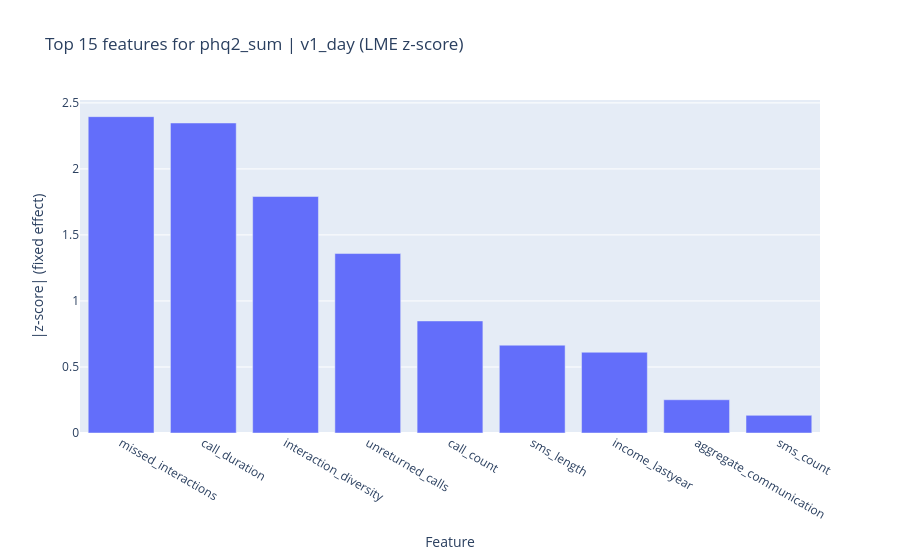
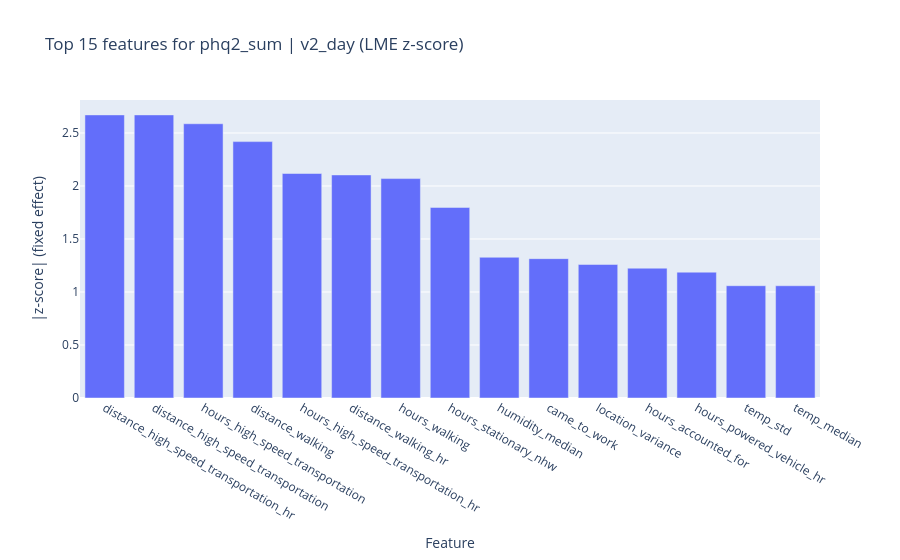
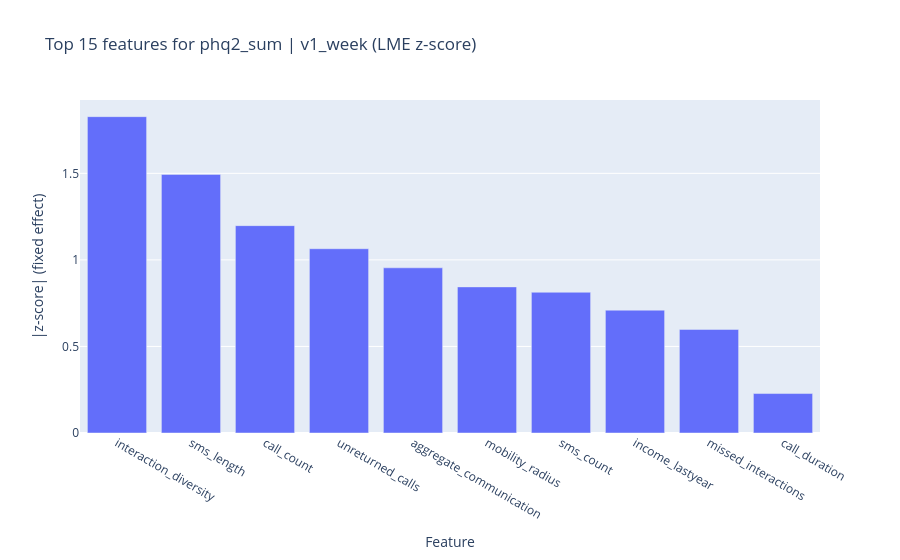
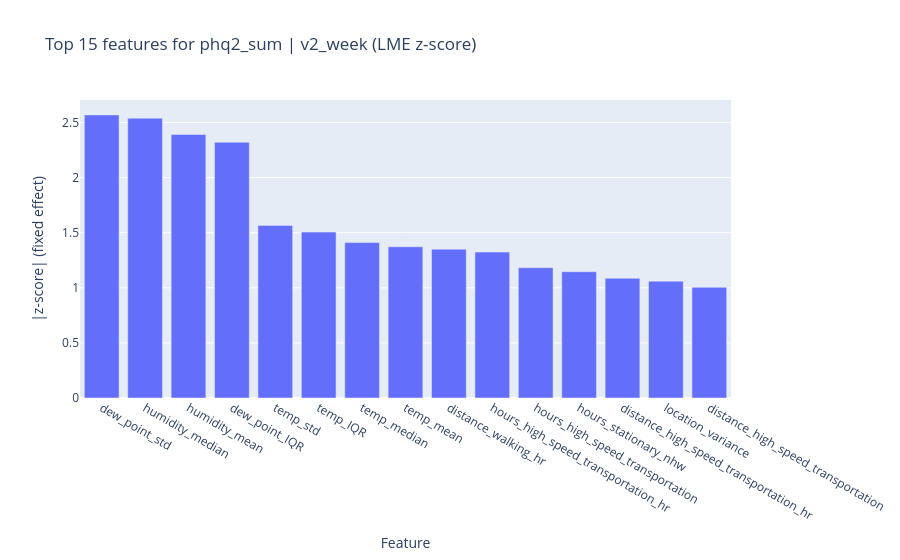

Source (notebook cell) for these figures, in order:
### Markdown cell above
## Linear Mixed-Effects Model for feature analysis

### Code cell
## Linear Mixed-Effects Model for feature analysis
print('Run on:', dt.datetime.today().strftime('%a %d %b %Y, %I:%M%p'))

import pandas as pd
import numpy as np
from collections import Counter
import statsmodels.formula.api as smf
from sklearn.feature_selection import VarianceThreshold
from sklearn.preprocessing import StandardScaler

# ---- EDIT PARAMS ------
n_features_show = 15       # Number of top features to display in summary plots
show_means = True          # Whether to visualize population-level feature importance
min_subjects_per_feature = 3  # Feature must appear in at least this many subjects' data
coverage_threshold = 0.7   # Min non-null proportion to keep a column
# --------------------

lme_features = {}

for y_col in ['phq2_sum', 'phq9_sum']:
	lme_features[y_col] = {}

	for name in ['v1_day', 'v2_day', 'v1_week', 'v2_week']:
		print(f'################ {name} ###############')
		df = pd.read_csv(os.path.join(brighten_dir, f'{name}_trainval_transformed.csv'))
		print(f'Reading in df from {os.path.join(brighten_dir, f'{name}_trainval_transformed.csv')}')

		# ---- Clean columns (same logic as before) ----
		drop_patterns = ['Unnamed', '_nan', '_indicator', 'season', 'cohort', 'dt',
						 'user_phone_type', 'base']
		drop_exact = ['day', 'week', 'month'] + [col for col in id_columns if 'num_id' not in col] + baseline_cols

		df_clean = df.drop(columns=[
			col for col in df.columns
			if any(p in col for p in drop_patterns)
			or col in drop_exact
			or any(item in col for item in baseline_cols)
		], errors='ignore')

		# ---- Keep columns with sufficient coverage across the whole dataset ----
		df_clean = df_clean.loc[:, df_clean.notna().mean() > coverage_threshold]
		if y_col not in df_clean.columns:
			df_clean[y_col] = df[y_col]

		# ---- Drop PHQ co-predictors depending on target ----
		if 'phq2' in y_col:
			X_cols = [col for col in df_clean.columns if 'phq' not in col and col != 'num_id']
		else:
			X_cols = [col for col in df_clean.columns if 'phq9' not in col and col != 'num_id']

		# Keep numeric features only, but explicitly preserve num_id and target
		feature_cols_numeric = df_clean[X_cols].select_dtypes(include=['int64', 'float64']).columns.tolist()
		df_model = df_clean[feature_cols_numeric + [y_col, 'num_id']].copy()
		df_model = df_model.dropna()

		# ---- Drop zero/near-zero variance features ----
		feature_cols = [col for col in df_model.columns if col not in [y_col, 'num_id']]
		var_selector = VarianceThreshold(threshold=1e-10)
		X_var = pd.DataFrame(
			var_selector.fit_transform(df_model[feature_cols]),
			columns=np.array(feature_cols)[var_selector.get_support()],
			index=df_model.index
		)

		# ---- Require feature appears in enough subjects' rows ----
		subject_coverage = df_model[['num_id']].join(X_var).groupby('num_id').count()
		valid_features = subject_coverage.columns[
			(subject_coverage > 0).sum() >= min_subjects_per_feature
		].tolist()
		X_var = X_var[valid_features]

		if X_var.shape[1] < 2:
			print(f'  Skipping {name}/{y_col}: too few valid features after filtering.')
			continue

		# ---- Standardize features (LME coefficients are comparable when scaled) ----
		scaler = StandardScaler()
		X_scaled = pd.DataFrame(
			scaler.fit_transform(X_var),
			columns=X_var.columns,
			index=X_var.index
		)

		df_lme = X_scaled.copy()
		df_lme[y_col] = df_model[y_col].values
		df_lme['num_id'] = df_model['num_id'].values

		# ---- Fit one LME per feature (univariate), random intercept per subject ----
		# Univariate approach avoids multicollinearity and is standard for feature selection
		lme_results = []
		for feat in X_scaled.columns:
			try:
				formula = f'{y_col} ~ {feat}'
				model = smf.mixedlm(formula, df_lme, groups=df_lme['num_id'])
				result = model.fit(reml=False, method='lbfgs', disp=False)

				lme_results.append({
					'feature': feat,
					'coefficient': abs(result.fe_params[feat]),  # abs for ranking magnitude
					'z_score': abs(result.tvalues[feat]),
					'p_value': result.pvalues[feat],
					'converged': result.converged
				})
			except Exception as e:
				# Skip features where the model fails to converge or errors out
				print(f'  LME failed for {feat}: {e}')

		if not lme_results:
			print(f'  No LME results for {name}/{y_col}.')
			continue

		lme_scores = (
			pd.DataFrame(lme_results)
			.query('converged == True')
			.sort_values('z_score', ascending=False)
			.reset_index(drop=True)
		)

		print(lme_scores.head(n_features_show).to_string(index=False))

		top_features_list = lme_scores.head(n_features_show)['feature'].tolist()
		lme_features[y_col][name] = top_features_list

		# ---- Visualize population-level feature importance ----
		if show_means:
			fig = px.bar(
				lme_scores.head(n_features_show),
				x='feature', y='z_score',
				error_y=None,
				title=f'Top {n_features_show} features for {y_col} | {name} (LME z-score)',
				labels={'z_score': '|z-score| (fixed effect)', 'feature': 'Feature'}
			)
			fig.show()

### Figure 1 — Plotly figure (JSON) as saved in the notebook; plotly's stock layout.template omitted (floating-point values rounded to 4 significant figures)
{"data": [{"hovertemplate": "Feature=%{x}<br>|z-score| (fixed effect)=%{y}<extra></extra>", "legendgroup": "", "marker": {"color": "#636efa", "pattern": {"shape": ""}}, "name": "", "orientation": "v", "showlegend": false, "textposition": "auto", "type": "bar", "x": ["missed_interactions", "call_duration", "interaction_diversity", "unreturned_calls", "call_count", "sms_length", "income_lastyear", "aggregate_communication", "sms_count"], "xaxis": "x", "y": [2.396, 2.348, 1.791, 1.359, 0.8487, 0.6649, 0.6116, 0.2518, 0.1335], "yaxis": "y"}], "layout": {"barmode": "relative", "legend": {"tracegroupgap": 0}, "title": {"text": "Top 15 features for phq2_sum | v1_day (LME z-score)"}, "xaxis": {"anchor": "y", "domain": [0, 1], "title": {"text": "Feature"}}, "yaxis": {"anchor": "x", "domain": [0, 1], "title": {"text": "|z-score| (fixed effect)"}}}}

### Figure 2 — Plotly figure (JSON) as saved in the notebook; plotly's stock layout.template omitted (floating-point values rounded to 4 significant figures)
{"data": [{"hovertemplate": "Feature=%{x}<br>|z-score| (fixed effect)=%{y}<extra></extra>", "legendgroup": "", "marker": {"color": "#636efa", "pattern": {"shape": ""}}, "name": "", "orientation": "v", "showlegend": false, "textposition": "auto", "type": "bar", "x": ["distance_high_speed_transportation_hr", "distance_high_speed_transportation", "hours_high_speed_transportation", "distance_walking", "hours_high_speed_transportation_hr", "distance_walking_hr", "hours_walking", "hours_stationary_nhw", "humidity_median", "came_to_work", "location_variance", "hours_accounted_for", "hours_powered_vehicle_hr", "temp_std", "temp_median"], "xaxis": "x", "y": [2.671, 2.671, 2.587, 2.419, 2.118, 2.104, 2.07, 1.798, 1.328, 1.315, 1.26, 1.225, 1.187, 1.059, 1.059], "yaxis": "y"}], "layout": {"barmode": "relative", "legend": {"tracegroupgap": 0}, "title": {"text": "Top 15 features for phq2_sum | v2_day (LME z-score)"}, "xaxis": {"anchor": "y", "domain": [0, 1], "title": {"text": "Feature"}}, "yaxis": {"anchor": "x", "domain": [0, 1], "title": {"text": "|z-score| (fixed effect)"}}}}

### Figure 3 — Plotly figure (JSON) as saved in the notebook; plotly's stock layout.template omitted (floating-point values rounded to 4 significant figures)
{"data": [{"hovertemplate": "Feature=%{x}<br>|z-score| (fixed effect)=%{y}<extra></extra>", "legendgroup": "", "marker": {"color": "#636efa", "pattern": {"shape": ""}}, "name": "", "orientation": "v", "showlegend": false, "textposition": "auto", "type": "bar", "x": ["interaction_diversity", "sms_length", "call_count", "unreturned_calls", "aggregate_communication", "mobility_radius", "sms_count", "income_lastyear", "missed_interactions", "call_duration"], "xaxis": "x", "y": [1.828, 1.494, 1.198, 1.065, 0.9544, 0.8441, 0.8131, 0.7096, 0.5983, 0.228], "yaxis": "y"}], "layout": {"barmode": "relative", "legend": {"tracegroupgap": 0}, "title": {"text": "Top 15 features for phq2_sum | v1_week (LME z-score)"}, "xaxis": {"anchor": "y", "domain": [0, 1], "title": {"text": "Feature"}}, "yaxis": {"anchor": "x", "domain": [0, 1], "title": {"text": "|z-score| (fixed effect)"}}}}

### Figure 4 — Plotly figure (JSON) as saved in the notebook; plotly's stock layout.template omitted (floating-point values rounded to 4 significant figures)
{"data": [{"hovertemplate": "Feature=%{x}<br>|z-score| (fixed effect)=%{y}<extra></extra>", "legendgroup": "", "marker": {"color": "#636efa", "pattern": {"shape": ""}}, "name": "", "orientation": "v", "showlegend": false, "textposition": "auto", "type": "bar", "x": ["dew_point_std", "humidity_median", "humidity_mean", "dew_point_IQR", "temp_std", "temp_IQR", "temp_median", "temp_mean", "distance_walking_hr", "hours_high_speed_transportation_hr", "hours_high_speed_transportation", "hours_stationary_nhw", "distance_high_speed_transportation_hr", "location_variance", "distance_high_speed_transportation"], "xaxis": "x", "y": [2.57, 2.54, 2.392, 2.321, 1.567, 1.506, 1.411, 1.373, 1.351, 1.324, 1.183, 1.146, 1.086, 1.06, 1.005], "yaxis": "y"}], "layout": {"barmode": "relative", "legend": {"tracegroupgap": 0}, "title": {"text": "Top 15 features for phq2_sum | v2_week (LME z-score)"}, "xaxis": {"anchor": "y", "domain": [0, 1], "title": {"text": "Feature"}}, "yaxis": {"anchor": "x", "domain": [0, 1], "title": {"text": "|z-score| (fixed effect)"}}}}
